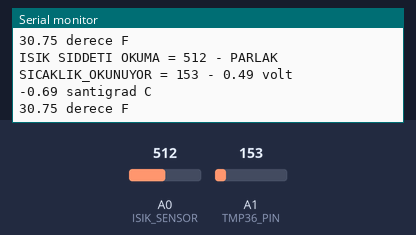
A sketch run on a simulated Arduino Uno, built with avr-gcc and run on an emulated ATmega328P. Parts: the last lines printed to the serial monitor. Inputs (shaded band) come from the test bench; at power-on: A0 (ISIK_SENSOR) = 512, A1 (TMP36_PIN) = 153.

Above: at 1.8 s.
1.9 s: A0 (ISIK_SENSOR) set to 490
4.6 s: A0 (ISIK_SENSOR) set to 190
7.7 s: A0 (ISIK_SENSOR) set to 0
10.8 s: A1 (TMP36_PIN) set to 165
At 12.1 s:
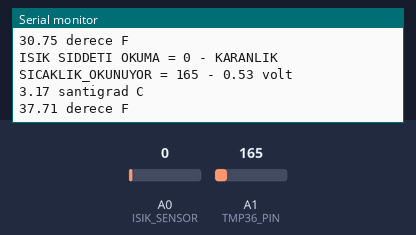
12.3 s: A0 (ISIK_SENSOR) set to 810
15.0 s: A1 (TMP36_PIN) set to 175
At 16.2 s:
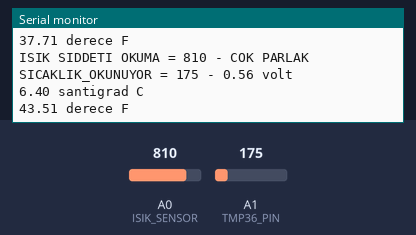
Timing chart, 0 to 17.5 s (numbered marks = the images above; inputs shaded):
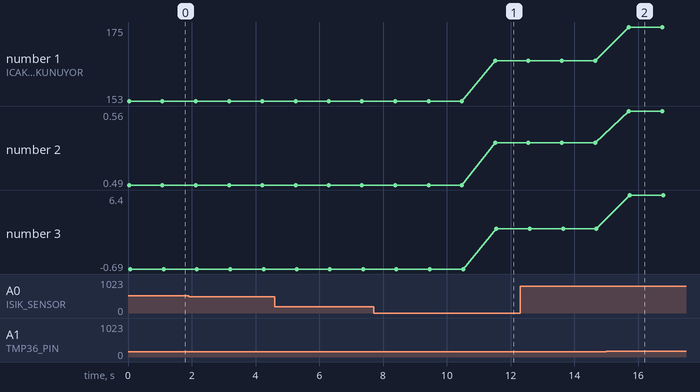

Measured:
- after the input at 10.8 s, the serial monitor: prints a new line after 0.71 s (image 1)
- after the input at 15.0 s, the serial monitor: prints a new line after 0.70 s (image 2)
- plotted number 1: 153 → 165 after the input at 10.8 s, 165 → 175 after the input at 15.0 s
- plotted number 2: 0.49 → 0.53 after the input at 10.8 s, 0.53 → 0.56 after the input at 15.0 s
- plotted number 3: -0.69 → 3.17 after the input at 10.8 s, 3.17 → 6.4 after the input at 15.0 s

The sketch:

ARDUINO_KAYIT.ino
```cpp
#define aref_voltage 3.3         // REFERANS VOLTAJ 3.3v

int ISIK_SENSOR = 0;     // A0 PORTU 10K DIRENÇ
int ISIK_OKU;

//TMP36 SENSOR PIN
int TMP36_PIN = 1;        // 10mV / DERECE
int SICAK_OKU;
void setup(void) {
  Serial.begin(9600);
  analogReference(EXTERNAL);
}


void loop(void) {
  ISIK_OKU = analogRead(ISIK_SENSOR);

  Serial.print("ISIK SIDDETI OKUMA = ");
  Serial.print(ISIK_OKU);     // ISIK OKUMA

  if (ISIK_OKU < 10) {
    Serial.println(" - KARANLIK");
  } else if (ISIK_OKU < 200) {
    Serial.println(" - ORTA");
  } else if (ISIK_OKU < 500) {
    Serial.println(" - ISIKLI");
  } else if (ISIK_OKU < 800) {
    Serial.println(" - PARLAK");
  } else {
    Serial.println(" - COK PARLAK");
  }

  SICAK_OKU = analogRead(TMP36_PIN);

  Serial.print("SICAKLIK_OKUNUYOR = ");
  Serial.print(SICAK_OKU);     // ANALOG DEGER OKUNUYOR

  // REFERANS VOLTAJA GORE VOLTAJ DEGERI OKUNUYOR VE HESAPLANIYOR..
  float VOLTAJ = SICAK_OKU * aref_voltage / 1024;

  // print out the voltage
  Serial.print(" - ");
  Serial.print(VOLTAJ); Serial.println(" volt");

  // ve sicakligi seri portan görüntüle
  float sicaklik_degeri = (VOLTAJ - 0.5) * 100 ;  //HER DERECE ICIN 10miliVOLT
  Serial.print(sicaklik_degeri); Serial.println(" santigrad C");

  // Fahrenheight degeri
  float sicaklik_degeri_f = (sicaklik_degeri * 9 / 5) + 32;
  Serial.print(sicaklik_degeri_f); Serial.println(" derece F");

  delay(1000);
}
```
